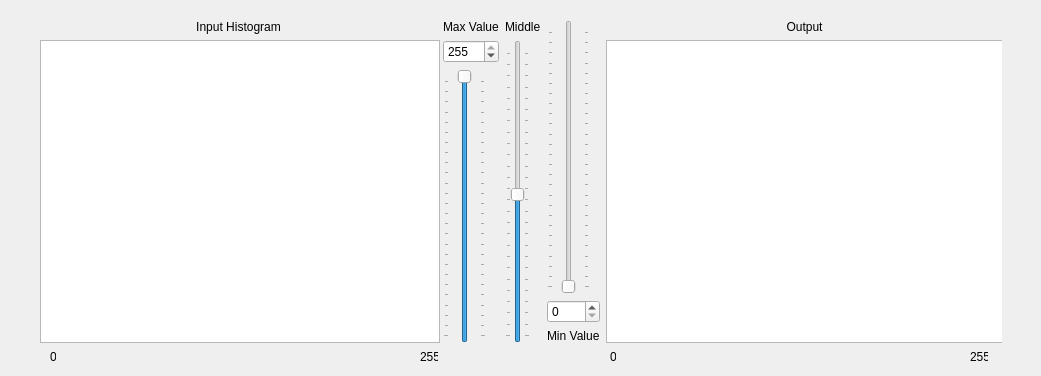
<?xml version="1.0" encoding="UTF-8"?>
<ui version="4.0">
 <class>window_histmatching</class>
 <widget class="QDialog" name="window_histmatching">
  <property name="geometry">
   <rect>
    <x>0</x>
    <y>0</y>
    <width>1041</width>
    <height>376</height>
   </rect>
  </property>
  <property name="windowTitle">
   <string>Levels Adjustment</string>
  </property>
  <widget class="QLabel" name="label_5">
   <property name="geometry">
    <rect>
     <x>50</x>
     <y>350</y>
     <width>6</width>
     <height>13</height>
    </rect>
   </property>
   <property name="text">
    <string>0</string>
   </property>
  </widget>
  <widget class="QLabel" name="label_7">
   <property name="geometry">
    <rect>
     <x>420</x>
     <y>350</y>
     <width>18</width>
     <height>13</height>
    </rect>
   </property>
   <property name="text">
    <string>255</string>
   </property>
  </widget>
  <widget class="QLabel" name="label_8">
   <property name="geometry">
    <rect>
     <x>970</x>
     <y>350</y>
     <width>18</width>
     <height>13</height>
    </rect>
   </property>
   <property name="text">
    <string>255</string>
   </property>
  </widget>
  <widget class="QLabel" name="label_9">
   <property name="geometry">
    <rect>
     <x>610</x>
     <y>350</y>
     <width>6</width>
     <height>13</height>
    </rect>
   </property>
   <property name="text">
    <string>0</string>
   </property>
  </widget>
  <widget class="QWidget" name="layoutWidget">
   <property name="geometry">
    <rect>
     <x>40</x>
     <y>20</y>
     <width>962</width>
     <height>323</height>
    </rect>
   </property>
   <layout class="QGridLayout" name="gridLayout_2">
    <item row="0" column="0">
     <layout class="QVBoxLayout" name="verticalLayout">
      <item>
       <widget class="QLabel" name="label">
        <property name="layoutDirection">
         <enum>Qt::LeftToRight</enum>
        </property>
        <property name="text">
         <string>Input Histogram</string>
        </property>
        <property name="alignment">
         <set>Qt::AlignCenter</set>
        </property>
       </widget>
      </item>
      <item>
       <widget class="QGraphicsView" name="inputhistogram">
        <property name="minimumSize">
         <size>
          <width>400</width>
          <height>300</height>
         </size>
        </property>
       </widget>
      </item>
     </layout>
    </item>
    <item row="0" column="1">
     <layout class="QVBoxLayout" name="verticalLayout_2">
      <item>
       <widget class="QLabel" name="label_3">
        <property name="text">
         <string>Max Value</string>
        </property>
       </widget>
      </item>
      <item>
       <widget class="QSpinBox" name="maxIntensity">
        <property name="maximum">
         <number>255</number>
        </property>
        <property name="value">
         <number>255</number>
        </property>
       </widget>
      </item>
      <item>
       <widget class="QSlider" name="verticalMax">
        <property name="minimumSize">
         <size>
          <width>43</width>
          <height>0</height>
         </size>
        </property>
        <property name="layoutDirection">
         <enum>Qt::LeftToRight</enum>
        </property>
        <property name="maximum">
         <number>255</number>
        </property>
        <property name="sliderPosition">
         <number>255</number>
        </property>
        <property name="orientation">
         <enum>Qt::Vertical</enum>
        </property>
        <property name="tickPosition">
         <enum>QSlider::TicksBothSides</enum>
        </property>
       </widget>
      </item>
     </layout>
    </item>
    <item row="0" column="2">
     <layout class="QVBoxLayout" name="verticalLayout_4">
      <item>
       <widget class="QLabel" name="label_6">
        <property name="text">
         <string>Middle</string>
        </property>
       </widget>
      </item>
      <item>
       <widget class="QSlider" name="verticalMiddle">
        <property name="minimum">
         <number>0</number>
        </property>
        <property name="maximum">
         <number>255</number>
        </property>
        <property name="value">
         <number>125</number>
        </property>
        <property name="orientation">
         <enum>Qt::Vertical</enum>
        </property>
        <property name="invertedAppearance">
         <bool>false</bool>
        </property>
        <property name="invertedControls">
         <bool>false</bool>
        </property>
        <property name="tickPosition">
         <enum>QSlider::TicksBothSides</enum>
        </property>
       </widget>
      </item>
     </layout>
    </item>
    <item row="0" column="3">
     <layout class="QVBoxLayout" name="verticalLayout_3">
      <item>
       <widget class="QSlider" name="verticalMin">
        <property name="minimumSize">
         <size>
          <width>43</width>
          <height>0</height>
         </size>
        </property>
        <property name="layoutDirection">
         <enum>Qt::LeftToRight</enum>
        </property>
        <property name="maximum">
         <number>255</number>
        </property>
        <property name="sliderPosition">
         <number>0</number>
        </property>
        <property name="orientation">
         <enum>Qt::Vertical</enum>
        </property>
        <property name="tickPosition">
         <enum>QSlider::TicksBothSides</enum>
        </property>
        <property name="tickInterval">
         <number>0</number>
        </property>
       </widget>
      </item>
      <item>
       <widget class="QSpinBox" name="minIntensity">
        <property name="layoutDirection">
         <enum>Qt::LeftToRight</enum>
        </property>
        <property name="maximum">
         <number>255</number>
        </property>
       </widget>
      </item>
      <item>
       <widget class="QLabel" name="label_4">
        <property name="text">
         <string>Min Value</string>
        </property>
       </widget>
      </item>
     </layout>
    </item>
    <item row="0" column="4">
     <layout class="QGridLayout" name="gridLayout">
      <item row="0" column="0">
       <widget class="QLabel" name="label_2">
        <property name="text">
         <string>Output</string>
        </property>
        <property name="alignment">
         <set>Qt::AlignCenter</set>
        </property>
       </widget>
      </item>
      <item row="1" column="0">
       <widget class="QGraphicsView" name="outputhistogram">
        <property name="minimumSize">
         <size>
          <width>400</width>
          <height>300</height>
         </size>
        </property>
       </widget>
      </item>
     </layout>
    </item>
   </layout>
  </widget>
 </widget>
 <resources/>
 <connections/>
</ui>
